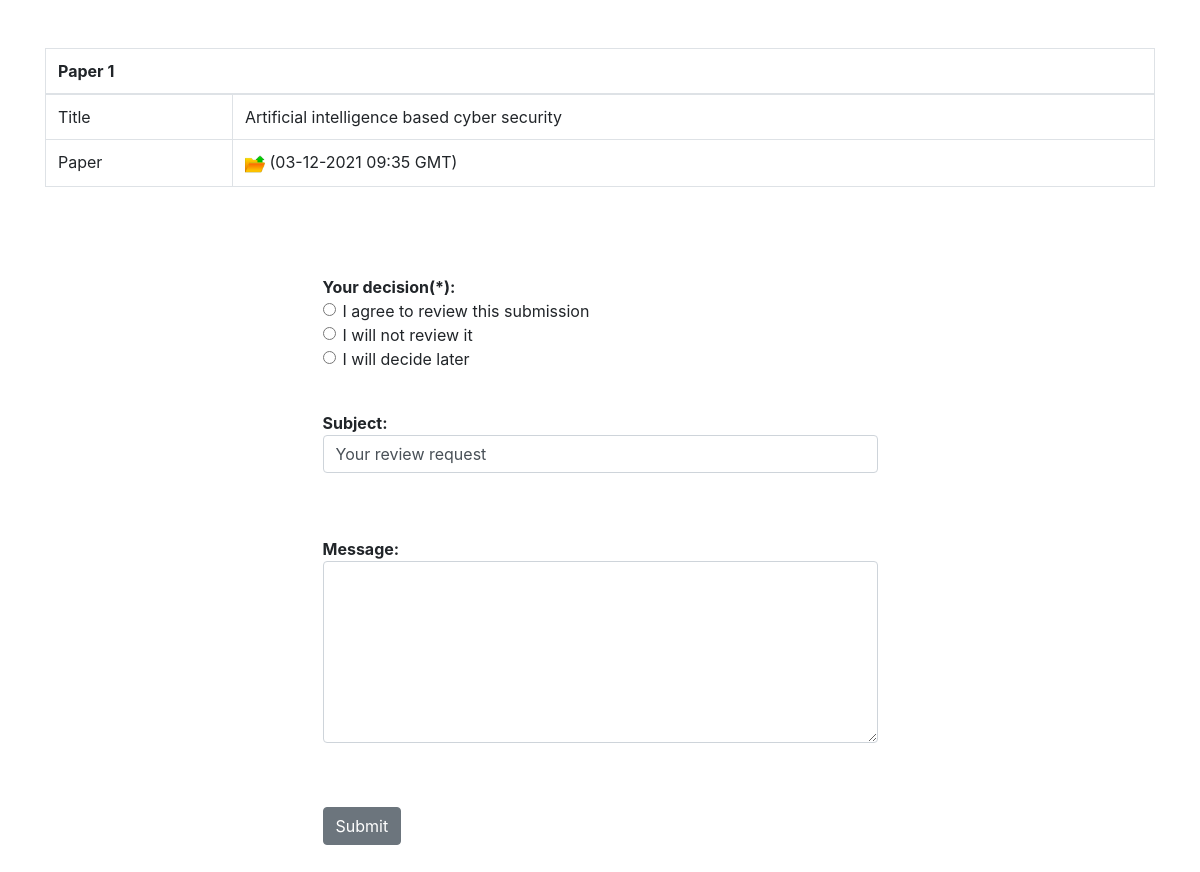
The app's page /ansreq.php?paperno=1 with its own data.
### tables this page shows
CREATE TABLE `author` (
  `id` int(10) NOT NULL,
  `fname1` varchar(255) NOT NULL,
  `lname1` varchar(255) NOT NULL,
  `email1` varchar(255) NOT NULL,
  `org1` varchar(255) NOT NULL,
  `corr1` varchar(255) NOT NULL,
  `fname2` varchar(255) NOT NULL,
  `lname2` varchar(255) NOT NULL,
  `email2` varchar(255) NOT NULL,
  `org2` varchar(255) NOT NULL,
  `corr2` varchar(255) NOT NULL,
  `fname3` varchar(255) NOT NULL,
  `lname3` varchar(255) NOT NULL,
  `email3` varchar(255) NOT NULL,
  `org3` varchar(255) NOT NULL,
  `corr3` varchar(255) NOT NULL,
  `fname4` varchar(255) NOT NULL,
  `lname4` varchar(255) NOT NULL,
  `email4` varchar(255) NOT NULL,
  `org4` varchar(255) NOT NULL,
  `corr4` varchar(255) NOT NULL,
  `title` text NOT NULL,
  `abstract` text NOT NULL,
  `keywords` text NOT NULL,
  `file` varchar(255) NOT NULL,
  `datetime` datetime(6) NOT NULL
);

### ansreq.php (the view, shortened to what this page needs)
<?php
include("config.php");
?>
<html>
<head>
  <link rel="stylesheet" href="sp/css/bootstrap.min.css">
  </head>
   <body>
   <br><br>
  <?php
   $email=$_GET['email'];
  $paperno=$_GET['paperno'];
  $sql="select * from author where id='$paperno'";
$res=mysqli_query($conn,$sql);
echo "<center>";
echo "<div class='container'>";
echo "<table class='table table-bordered table-hover'>";
echo "<thead><tr>
<th colspan='2' scope='colgroup'>Paper $paperno</th>
</tr></thead>";
while($row=mysqli_fetch_array($res)){
	echo "<tbody><tr>";
echo "<td>Title</td><td>".$row['title']."</td></tr>";
echo "<tr><td>Paper</td><td><a href='download2.php?id=$paperno'><img src='file.png' alt='Download' width='20' height='20'></a> (".date('d-m-Y h:i',strtotime($row['datetime']))." GMT)</td></tr>";
echo "</tr></tbody></table>";
echo "<br>";
}
echo "</div>";
echo "</center>";
?>
<br>
<br>
<div class='container'>
  <form class="w-50 m-auto" action="ansreqAction.php?paperno=<?php echo $paperno;?>&email=<?php echo $email;?>" method="post">
  <div class="form-group">
  <b>Your decision(*):</b><br>
  <div class="form-check">
  <input class="form-check-input" type="radio" name="dec" value="agree" required> I agree to review this submission<br>
  <input class="form-check-input" type="radio" name="dec" value="notagree" required> I will not review it<br>
  <input class="form-check-input" type="radio" name="dec" value="later" required> I will decide later<br><br>
  </div>
  </div>
  <div class="form-group">
  <b>Subject:</b> <input class="form-control" type="text" name="sub" value="Your review request"><br><br>
  </div>
  <div class="form-group">
  <b>Message:</b> <textarea class="form-control" name="mess" rows="7" cols="60"></textarea><br><br>
  </div>
  <input class="btn btn-secondary" type="submit" name="submit" value="Submit">
  </div>
  <br><br>
  </body>
  </html>

### records on screen
author: title "Artificial intelligence based cyber security", datetime "03-12-2021 09:35"

### other values on screen
$paperno "1"
